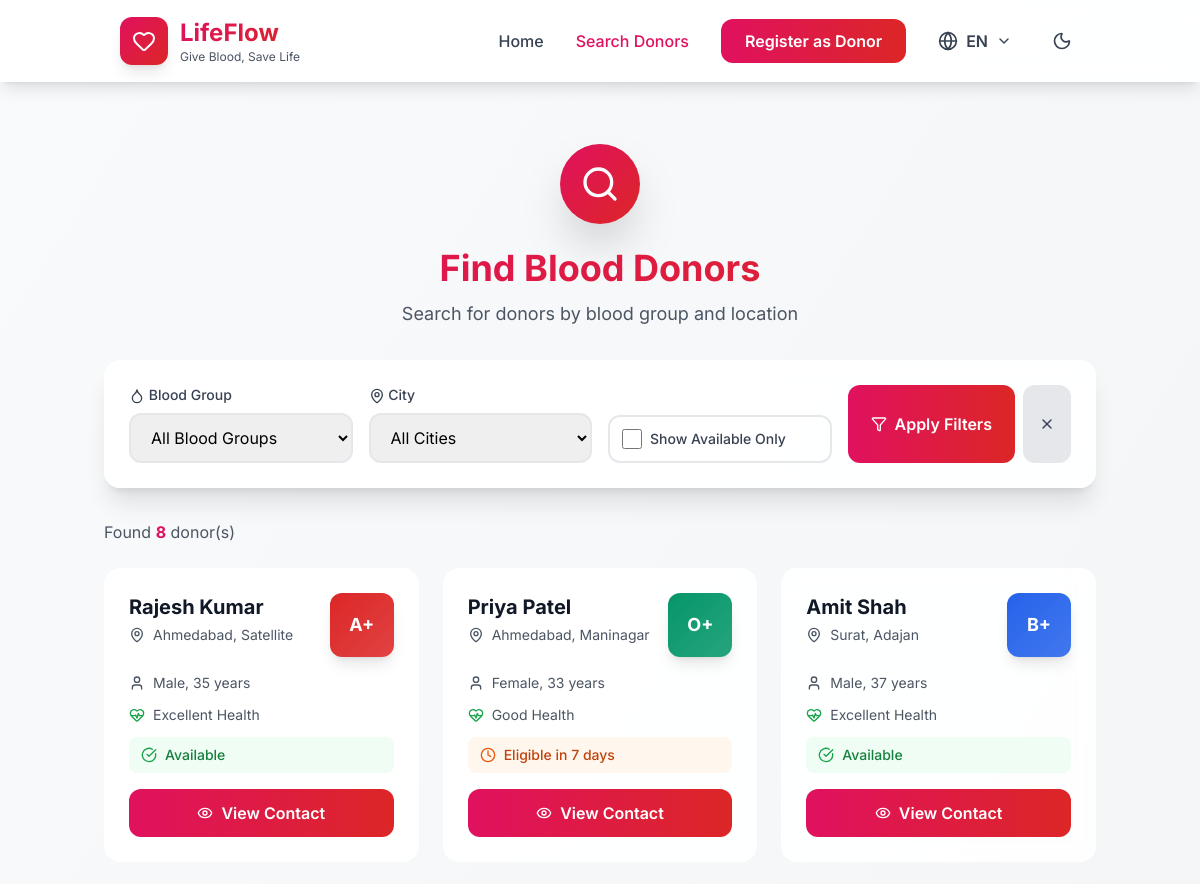
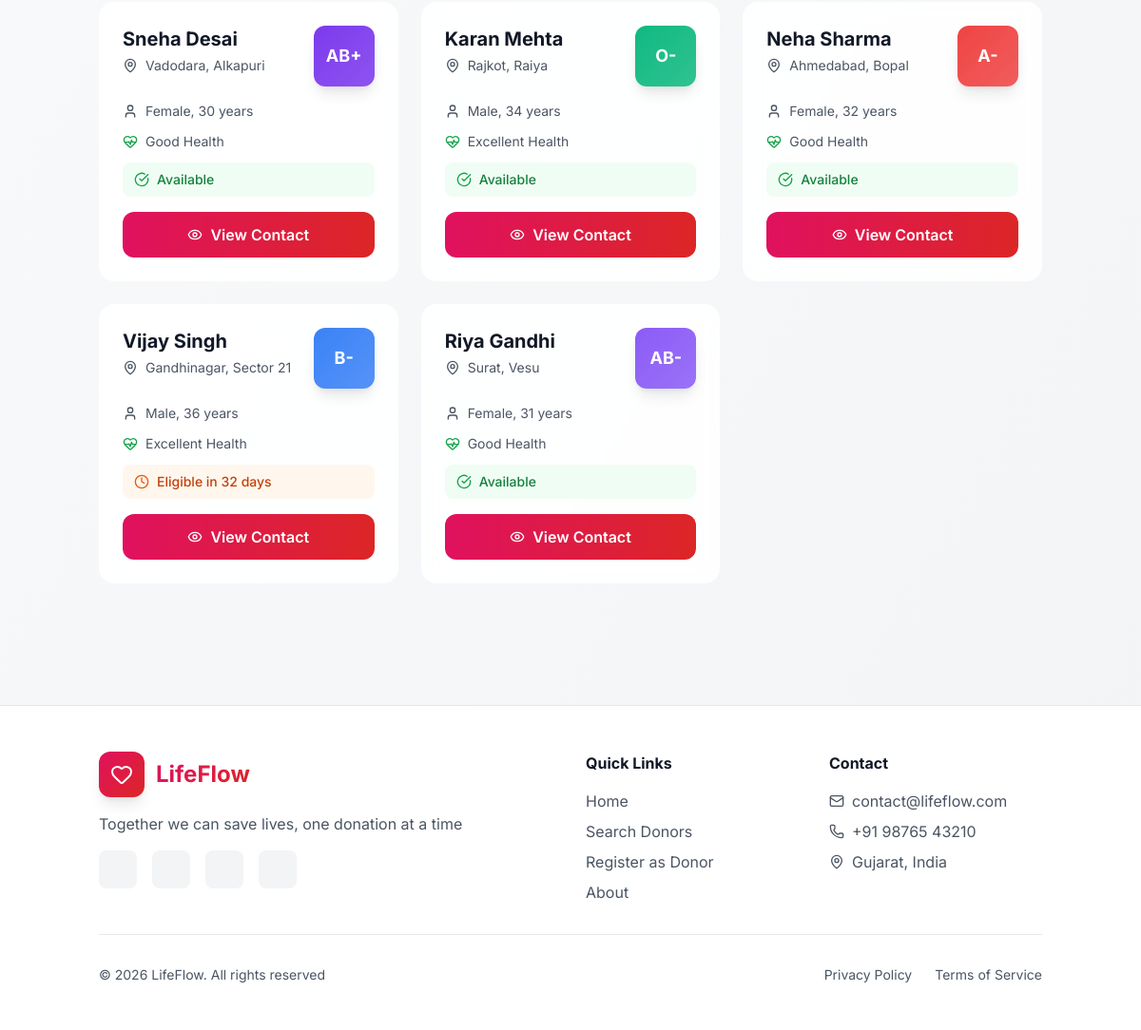
Screenshot of /search.php with the database file from the repository (2 pictures, top to bottom).
### tables this page shows
CREATE TABLE IF NOT EXISTS donors (
    id INT AUTO_INCREMENT PRIMARY KEY,
    full_name VARCHAR(100) NOT NULL,
    email VARCHAR(100) UNIQUE,
    phone VARCHAR(15) NOT NULL,
    blood_group ENUM('A+', 'A-', 'B+', 'B-', 'AB+', 'AB-', 'O+', 'O-') NOT NULL,
    gender ENUM('Male', 'Female', 'Other') NOT NULL,
    date_of_birth DATE NOT NULL,
    city VARCHAR(100) NOT NULL,
    area VARCHAR(100),
    address TEXT,
    last_donation_date DATE,
    health_status ENUM('Good', 'Excellent', 'Fair') DEFAULT 'Good',
    is_available BOOLEAN DEFAULT 1,
    language_preference ENUM('en', 'gu', 'hi') DEFAULT 'en',
    latitude DECIMAL(10, 8) NULL,
    longitude DECIMAL(11, 8) NULL,
    created_at TIMESTAMP DEFAULT CURRENT_TIMESTAMP,
    updated_at TIMESTAMP DEFAULT CURRENT_TIMESTAMP ON UPDATE CURRENT_TIMESTAMP,
    INDEX idx_blood_group (blood_group),
    INDEX idx_city (city),
    INDEX idx_availability (is_available)
);

### includes/functions.php (called while the page is built, shortened)
<?php
function translate($key) {
    $lang = $_SESSION['lang'] ?? 'en';
    $file = __DIR__ . "/../languages/{$lang}.json";
    static $translations = [];
    if (!isset($translations[$lang])) {
        if (file_exists($file)) {
            $translations[$lang] = json_decode(file_get_contents($file), true);
        } else {
            $translations[$lang] = [];
        }
    }
    return $translations[$lang][$key] ?? $key;
}
function isDonorEligible($lastDonationDate) {
    $lastDate = new DateTime($lastDonationDate);
    $today = new DateTime();
    $diff = $today->diff($lastDate);
    return $diff->days >= 90;
}
function getDaysUntilEligible($lastDonationDate) {
    $lastDate = new DateTime($lastDonationDate);
    $eligibleDate = $lastDate->modify('+90 days');
    $today = new DateTime();
    $diff = $eligibleDate->diff($today);
    return $diff->invert ? $diff->days : 0;
}
function calculateAge($dob) {
    $birthDate = new DateTime($dob);
    $today = new DateTime();
    return $today->diff($birthDate)->y;
}
function getBloodGroupColor($bloodGroup) {
    $colors = [
        'A+' => '#DC2626',
        'A-' => '#EF4444',
        'B+' => '#2563EB',
        'B-' => '#3B82F6',
        'AB+' => '#7C3AED',
        'AB-' => '#8B5CF6',
        'O+' => '#059669',
        'O-' => '#10B981'
    ];
    return $colors[$bloodGroup] ?? '#6B7280';
}
?>

### search.php (the view, shortened to what this page needs)
<?php
require_once 'includes/header.php';
$filterAvailable = isset($_GET['available']) ? 1 : '';
$query = "SELECT * FROM donors WHERE 1=1";
$query .= " ORDER BY created_at DESC";
$stmt = $conn->prepare($query);
$stmt->execute();
$result = $stmt->get_result();
$donors = $result->fetch_all(MYSQLI_ASSOC);
?>
<section class="container mx-auto px-4 py-8 sm:py-12">
    <div class="text-center mb-8">
        <div class="w-20 h-20 bg-gradient-to-br from-heart-red to-blood-red rounded-full flex items-center justify-center mx-auto mb-6 shadow-2xl">
            <i data-lucide="search" class="w-10 h-10 text-white"></i>
        </div>
        <h1 class="text-3xl sm:text-4xl font-bold gradient-text mb-3">
            <?php echo translate('search_title'); ?>
        </h1>
        <p class="text-gray-600 dark:text-gray-400 text-lg">
            <?php echo translate('search_subtitle'); ?>
        </p>
    </div>
    <div class="max-w-6xl mx-auto mb-8">
        <div class="glass-effect rounded-2xl p-6 shadow-xl">
            <form id="filterForm" method="GET" class="space-y-4">
                <div class="grid grid-cols-1 sm:grid-cols-2 lg:grid-cols-4 gap-4">
                    <div>
                        <label class="block text-sm font-medium text-gray-700 dark:text-gray-300 mb-2">
                            <i data-lucide="droplet" class="w-4 h-4 inline"></i>
                            <?php echo translate('blood_group'); ?>
                        </label>
                        <select name="blood_group" id="bloodGroupFilter"
                            class="w-full px-4 py-3 rounded-xl border-2 border-gray-200 dark:border-gray-600 dark:bg-gray-700 dark:text-white focus:border-heart-red focus:ring-2 focus:ring-heart-red/20 outline-none transition-all">
                            <option value=""><?php echo translate('all_blood_groups'); ?></option>
                        </select>
                    </div>
                    <div>
                        <label class="block text-sm font-medium text-gray-700 dark:text-gray-300 mb-2">
                            <i data-lucide="map-pin" class="w-4 h-4 inline"></i>
                            <?php echo translate('city'); ?>
                        </label>
                        <select name="city" id="cityFilter"
                            class="w-full px-4 py-3 rounded-xl border-2 border-gray-200 dark:border-gray-600 dark:bg-gray-700 dark:text-white focus:border-heart-red focus:ring-2 focus:ring-heart-red/20 outline-none transition-all">
                            <option value=""><?php echo translate('all_cities'); ?></option>
                        </select>
                    </div>
                    <div class="flex items-end">
                        <label class="flex items-center gap-2 cursor-pointer p-3 rounded-xl border-2 border-gray-200 dark:border-gray-600 hover:border-heart-red transition-all w-full">
                            <input type="checkbox" name="available" id="availableFilter" value="1"
                                <?php echo ($filterAvailable !== '') ? 'checked' : ''; ?>
                                class="w-5 h-5 text-heart-red rounded focus:ring-heart-red focus:ring-2">
                            <span class="text-sm font-medium text-gray-700 dark:text-gray-300">
                                <?php echo translate('show_available_only'); ?>
                            </span>
                        </label>
                    </div>
                    <div class="flex gap-2">
                        <button type="submit"
                            class="flex-1 bg-gradient-to-r from-heart-red to-blood-red text-white px-4 py-3 rounded-xl hover:shadow-xl transition-all duration-300 font-semibold flex items-center justify-center gap-2">
                            <i data-lucide="filter" class="w-4 h-4"></i>
                            <span class="hidden sm:inline"><?php echo translate('apply_filters'); ?></span>
                        </button>
                        <a href="search.php"
                            class="bg-gray-200 dark:bg-gray-700 text-gray-700 dark:text-gray-300 px-4 py-3 rounded-xl hover:shadow-lg transition-all duration-300 font-semibold flex items-center justify-center">
                            <i data-lucide="x" class="w-4 h-4"></i>
                        </a>
                    </div>
                </div>
            </form>
        </div>
    </div>
    <div class="max-w-6xl mx-auto mb-6">
        <p class="text-gray-600 dark:text-gray-400">
            Found <span class="font-bold text-heart-red"><?php echo count($donors); ?></span> donor(s)
        </p>
    </div>
    <?php if (count($donors) > 0): ?>
        <div class="max-w-6xl mx-auto grid grid-cols-1 md:grid-cols-2 lg:grid-cols-3 gap-6">
            <?php foreach ($donors as $donor):
                $isEligible = isDonorEligible($donor['last_donation_date']);
                $daysUntilEligible = getDaysUntilEligible($donor['last_donation_date']);
                $bloodColor = getBloodGroupColor($donor['blood_group']);
            ?>
                <div class="glass-effect rounded-2xl p-6 hover-lift group" data-donor-id="<?php echo $donor['id']; ?>">
                    <div class="flex items-start justify-between mb-4">
                        <div class="flex-1">
                            <h3 class="text-xl font-bold text-gray-900 dark:text-white mb-1">
                                <?php echo htmlspecialchars($donor['full_name']); ?>
                            </h3>
                            <div class="flex items-center gap-2 text-gray-600 dark:text-gray-400 text-sm">
                                <i data-lucide="map-pin" class="w-4 h-4"></i>
                                <span><?php echo htmlspecialchars($donor['city']); ?><?php echo $donor['area'] ? ', ' . htmlspecialchars($donor['area']) : ''; ?></span>
                            </div>
                        </div>
                        <div class="w-16 h-16 rounded-xl flex items-center justify-center shadow-lg group-hover:scale-110 transition-transform"
                            style="background: linear-gradient(135deg, <?php echo $bloodColor; ?> 0%, <?php echo $bloodColor; ?>dd 100%);">
                            <span class="text-white font-bold text-lg"><?php echo $donor['blood_group']; ?></span>
                        </div>
                    </div>
                    <div class="space-y-3 mb-4">
                        <div class="flex items-center gap-2 text-sm text-gray-600 dark:text-gray-400">
                            <i data-lucide="user" class="w-4 h-4"></i>
                            <span><?php echo $donor['gender']; ?>, <?php echo calculateAge($donor['date_of_birth']); ?> years</span>
                        </div>
                        <div class="flex items-center gap-2 text-sm">
                            <i data-lucide="heart-pulse" class="w-4 h-4 text-green-600"></i>
                            <span class="text-gray-600 dark:text-gray-400"><?php echo $donor['health_status']; ?> Health</span>
                        </div>
                        <?php if ($donor['is_available']): ?>
                            <?php if ($isEligible): ?>
                                <div class="flex items-center gap-2 bg-green-50 dark:bg-green-900/20 px-3 py-2 rounded-lg">
                                    <i data-lucide="check-circle" class="w-4 h-4 text-green-600"></i>
                                    <span class="text-green-700 dark:text-green-400 font-medium text-sm">
                                        <?php echo translate('donor_card_available'); ?>
                                    </span>
                                </div>
                            <?php else: ?>
                                <div class="flex items-center gap-2 bg-orange-50 dark:bg-orange-900/20 px-3 py-2 rounded-lg">
                                    <i data-lucide="clock" class="w-4 h-4 text-orange-600"></i>
                                    <span class="text-orange-700 dark:text-orange-400 font-medium text-sm">
                                        <?php echo translate('donor_card_eligible_in'); ?> <?php echo $daysUntilEligible; ?> <?php echo translate('donor_card_days'); ?>
                                    </span>
                                </div>
                            <?php endif; ?>
                        <?php endif; ?>
                    </div>
                    <div class="contact-hidden space-y-3">
                        <button onclick="revealContact(<?php echo $donor['id']; ?>)"
                            class="w-full bg-gradient-to-r from-heart-red to-blood-red text-white px-4 py-3 rounded-xl hover:shadow-xl transition-all duration-300 font-semibold flex items-center justify-center gap-2">
                            <i data-lucide="eye" class="w-4 h-4"></i>
                            <?php echo translate('view_contact'); ?>
                        </button>
                    </div>
                </div>
            <?php endforeach; ?>
        </div>
    <?php endif; ?>
</section>
<?php require_once 'includes/footer.php'; ?>

### rows the page displays
donors: full_name "Rajesh Kumar", city "Ahmedabad", area "Satellite", blood_group "A+", gender "Male", date_of_birth "35", health_status "Excellent"
donors: full_name "Priya Patel", city "Ahmedabad", area "Maninagar", blood_group "O+", gender "Female", date_of_birth "33", health_status "Good", last_donation_date "7"
donors: full_name "Amit Shah", city "Surat", area "Adajan", blood_group "B+", gender "Male", date_of_birth "37", health_status "Excellent"
donors: full_name "Sneha Desai", city "Vadodara", area "Alkapuri", blood_group "AB+", gender "Female", date_of_birth "30", health_status "Good"
donors: full_name "Karan Mehta", city "Rajkot", area "Raiya", blood_group "O-", gender "Male", date_of_birth "34", health_status "Excellent"
donors: full_name "Neha Sharma", city "Ahmedabad", area "Bopal", blood_group "A-", gender "Female", date_of_birth "32", health_status "Good"
donors: full_name "Vijay Singh", city "Gandhinagar", area "Sector 21", blood_group "B-", gender "Male", date_of_birth "36", health_status "Excellent", last_donation_date "32"
donors: full_name "Riya Gandhi", city "Surat", area "Vesu", blood_group "AB-", gender "Female", date_of_birth "31", health_status "Good"

### other values shown
translate('site_name') "LifeFlow"
translate('tagline') "Give Blood, Save Life"
translate('home') "Home"
translate('search') "Search Donors"
translate('register') "Register as Donor"
$_SESSION['lang'] "EN"
translate('search_title') "Find Blood Donors"
translate('search_subtitle') "Search for donors by blood group and location"
translate('blood_group') "Blood Group"
translate('city') "City"
translate('show_available_only') "Show Available Only"
translate('apply_filters') "Apply Filters"
count($donors) "8"
translate('footer_tagline') "Together we can save lives, one donation at a time"
translate('about') "About"
